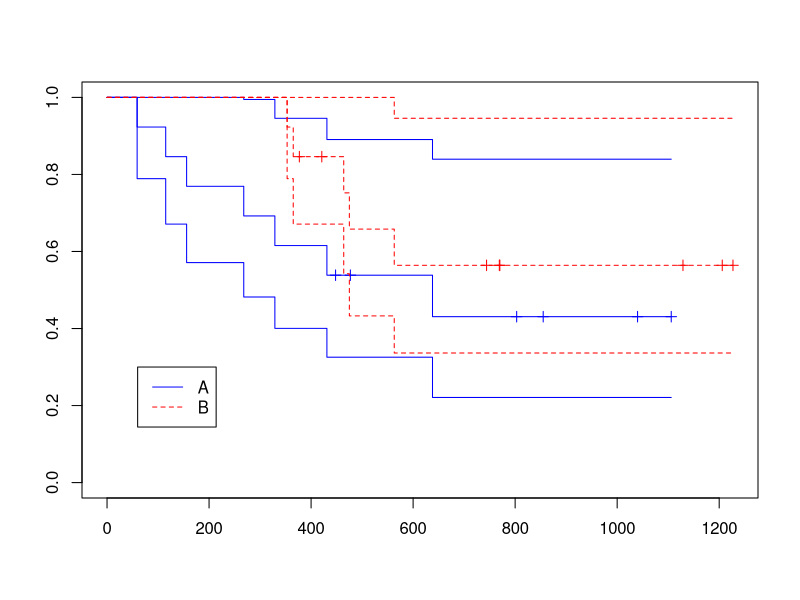

Write the R code that produced this figure. (Note: this script raises an error after producing the figure.)
# 在上一节的分析基础上，我们可以在survfit的公式上添加一个因子变量
# 来获得该变量不同水平下的生存信息。
# 例如，想要得到不同治疗方案下生存率估计

# 准备数据
library(survival)
data(ovarian)

# 将resid.ds, rx and ecog.ps 转换为因子
ovarian$resid.ds <- factor(ovarian$resid.ds, levels = c(1, 2), labels = c("no", "yes"))
ovarian$rx <- factor(ovarian$rx, levels = c(1, 2), labels = c("A", "B"))
ovarian$ecog.ps <- factor(ovarian$ecog.ps, levels = c(1, 2), labels = c("good", "bad"))

ovarian$agegr <- cut(ovarian$age, breaks = c(0, 50, 75), labels = c("<=50", ">50"))

# 建立生存对象
surv.obj <- Surv(time = ovarian$futime, event = ovarian$fustat)

# 建立模型
surv.treat <- survfit(surv.obj ~ ovarian$rx)
print(summary(surv.treat))

# 在同一图显示多条生存曲线
plot(surv.treat, mark.time = T, 
    conf.int = TRUE, lty = c(1, 2), col = c("blue", "red"))
legend(60, .3, legend = c("A", "B"), lty = c(1, 2), col = c("blue", "red"))

# survminer 包中的ggsurvplot 以ggplot的风格提供了更丰富的图形输出
library(survminer)
ggsurvplot(surv.treat, data = ovarian, pval = TRUE)

# 统计检验
# 最常用的是时序检验 log rank  test
# 其基本思想是先计算出不同时期两种治疗方法的暴露人群和死亡人群
# 并由此在两种治疗方案效果相同的假设下计算出期望死亡人数
# 如果不拒绝零假设，则实际观测值和观测值的差异不会很大，如果差异过大则不能认为是由随机误差引起的差异

test <- survdiff(surv.obj ~ rx, data = ovarian)
print(test)

# 结果发现两种治疗方法下的生存率差异没有显著差异，但是两组中
# 被研究的对象存在其他可能影响生存结果的因素，这是就需要用到回归分析，把这些因素作为协变量
# 这就引入了cox 回归